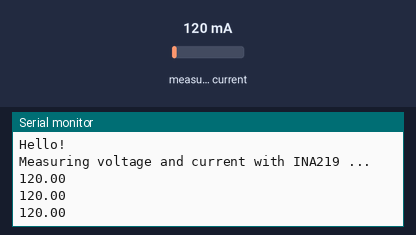
A sketch run on a simulated Arduino Leonardo, built with avr-gcc and run on an emulated ATmega32U4. Parts: the last lines printed to the serial monitor. The test bench sets the inputs (shaded band); at power-on: measured current 120 mA.

Above: at 1.2 s.
1.3 s: measured current set to 40 mA
At 1.82 s:
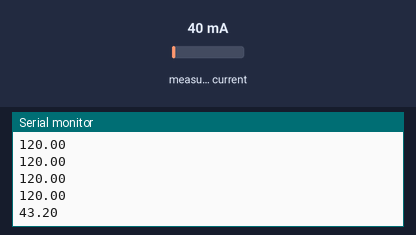
2.8 s: measured current set to 500 mA
At 3.1 s:
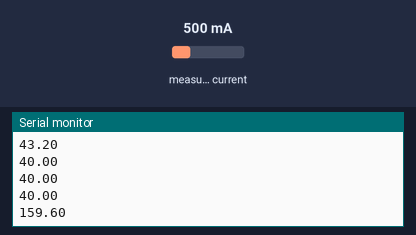
Timing chart, 0 to 5.8 s (numbered marks = the images above; inputs shaded):
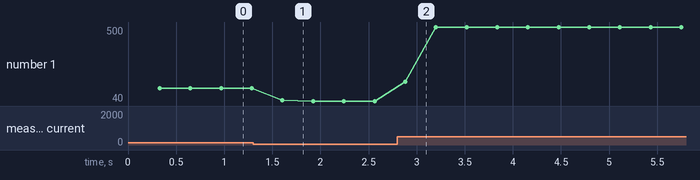

Measured:
- after the input at 1.3 s, the serial monitor: prints a new line after 0.31 s (image 1)
- after the input at 2.8 s, the serial monitor: prints a new line after 0.08 s (image 2)
- plotted number 1: 120 → 40 after the input at 1.3 s, 40 → 500 after the input at 2.8 s

The sketch:

CurrSensor.ino
```cpp
#include <Wire.h>
#include <Adafruit_INA219.h>

// = CURRENT SENSOR ===========================================================
// Numero di campioni da acquisire.
#define SAMPLES 100
// Oggetto per l'interfacciamento con il sensore di corrente.
Adafruit_INA219 ina219;
// ----------------------------------------------------------------------------

void setup(void)
{
	Serial.begin(115200);
	while (!Serial) {
		// will pause Zero, Leonardo, etc until serial console opens
		delay(1);
	}

	uint32_t currentFrequency;

	Serial.println("Hello!");

	// Initialize the INA219.
	// By default the initialization will use the largest range (32V, 2A).  However
	// you can call a setCalibration function to change this range (see comments).
	ina219.begin();
	// To use a slightly lower 32V, 1A range (higher precision on amps):
	//ina219.setCalibration_32V_1A();
	// Or to use a lower 16V, 400mA range (higher precision on volts and amps):
	//ina219.setCalibration_16V_400mA();

	Serial.println("Measuring voltage and current with INA219 ...");
}

void loop(void)
{
	double I = 0;
#if 1
	for (int i = 0; i < SAMPLES; i++) {
		I += ina219.getCurrent_mA();
		delay(1);
	}
	I /= SAMPLES;
#else
	I = ina219.getCurrent_mA();
#endif

	Serial.println(I);
}
```
